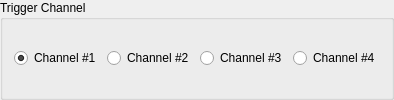
                 <widget class="QGroupBox" name="sync_digital_trigger_channel_box">
                  <property name="toolTip">
                   <string>Select the input channel the trigger is connected to.</string>
                  </property>
                  <property name="title">
                   <string>Trigger Channel</string>
                  </property>
                  <layout class="QGridLayout" name="gridLayout_28">
                   <item row="0" column="0">
                    <widget class="QRadioButton" name="sync_digital_input1_button">
                     <property name="toolTip">
                      <string>Trigger on input channel #1</string>
                     </property>
                     <property name="text">
                      <string>Channel #1</string>
                     </property>
                     <property name="checked">
                      <bool>true</bool>
                     </property>
                     <attribute name="buttonGroup">
                      <string notr="true">sync_digital_trigger_button_group</string>
                     </attribute>
                    </widget>
                   </item>
                   <item row="0" column="1">
                    <widget class="QRadioButton" name="sync_digital_input2_button">
                     <property name="toolTip">
                      <string>Trigger on input channel #2</string>
                     </property>
                     <property name="text">
                      <string>Channel #2</string>
                     </property>
                     <attribute name="buttonGroup">
                      <string notr="true">sync_digital_trigger_button_group</string>
                     </attribute>
                    </widget>
                   </item>
                   <item row="0" column="2">
                    <widget class="QRadioButton" name="sync_digital_input3_button">
                     <property name="toolTip">
                      <string>Trigger on input channel #3</string>
                     </property>
                     <property name="text">
                      <string>Channel #3</string>
                     </property>
                     <attribute name="buttonGroup">
                      <string notr="true">sync_digital_trigger_button_group</string>
                     </attribute>
                    </widget>
                   </item>
                   <item row="0" column="3">
                    <widget class="QRadioButton" name="sync_digital_input4_button">
                     <property name="toolTip">
                      <string>Trigger on input channel #4</string>
                     </property>
                     <property name="text">
                      <string>Channel #4</string>
                     </property>
                     <attribute name="buttonGroup">
                      <string notr="true">sync_digital_trigger_button_group</string>
                     </attribute>
                    </widget>
                   </item>
                  </layout>
                 </widget>
